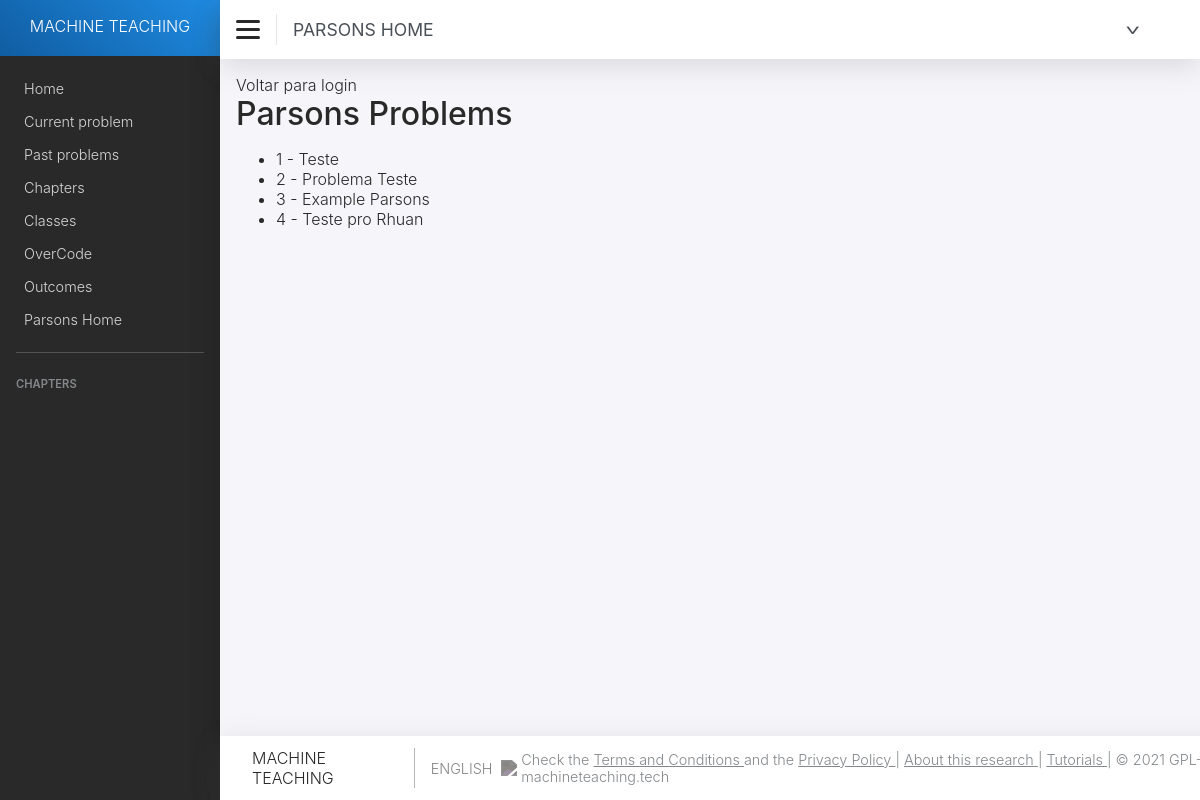
The app's page /parsons/ (signed in), older data.
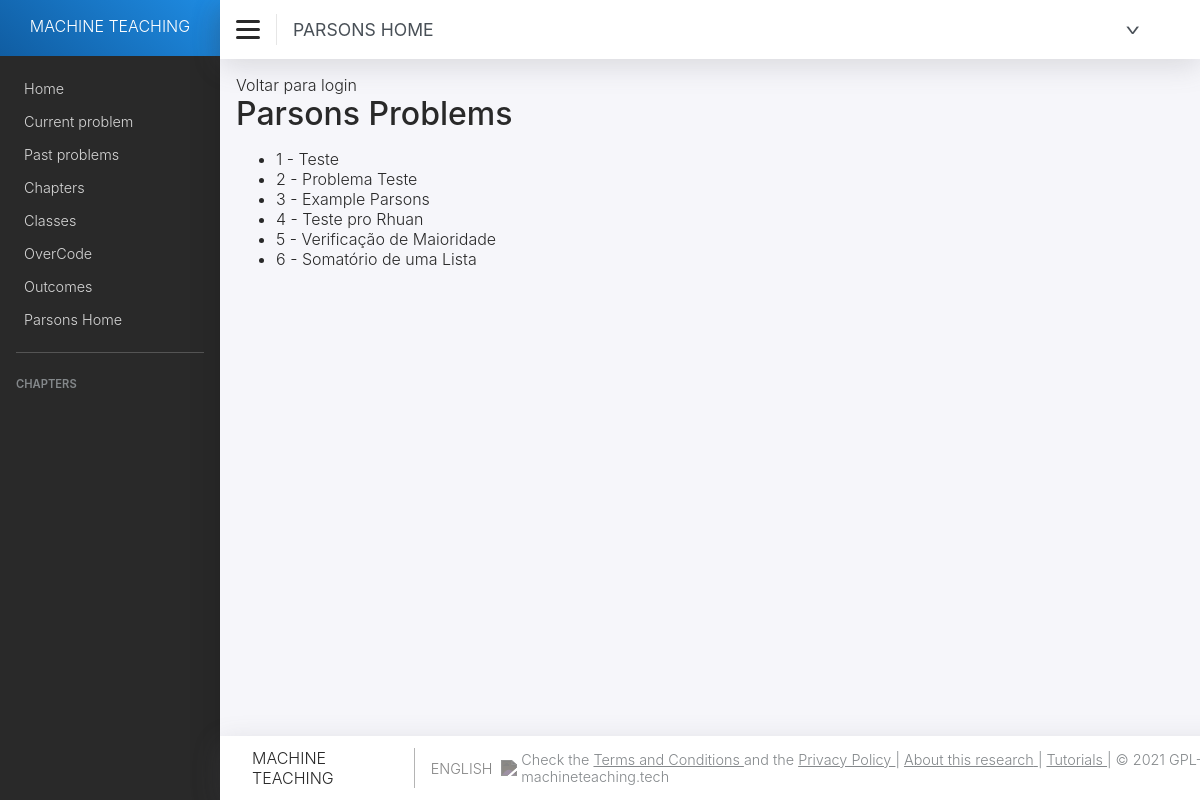
The same page, newer data.
### parsons/models.py (models this page shows, shortened)
class Problem(models.Model):
    QUESTION_TYPES = (("C", "Code"),
                      ("M", "Multiple Choice"),
                      ("T", "Text"),
                      ("P", "Parsons Problem"))
    question_type = models.CharField(max_length=2, choices=QUESTION_TYPES,
                                     default="C")
    title = models.CharField(max_length=200, blank=False)
    content = models.TextField(blank=False)
    options = models.TextField(blank=True)
    difficulty = models.CharField(max_length=200, blank=True)
    link = models.URLField(blank=True)
    retrieved_date = models.DateTimeField(blank=True, auto_now_add=True)
    crawler = models.CharField(max_length=200, blank=True)
    hint = models.TextField(blank=True)
    objects = ProblemManager()
    chapter = models.ManyToManyField(Chapter, through='ExerciseSet')
    test_case_generator = models.TextField(blank=True, null=True)
    history = HistoricalRecords()
    class Meta:
        verbose_name = ('Problem')
        verbose_name_plural = ('Problems')

### parsons/views.py (the view)
# urls.py: path('', views.parsons_home, name='parsons_home'),
@login_required
def parsons_home(request):
    problemas = Problem.objects.filter(question_type='P').order_by('id')
    return render(request, 'parsons_home.html', {
        'title': 'Parsons Home',
        'problemas': problemas,
    })

### parsons/templates/parsons_home.html
{% extends "base.html" %}
{% block content %}
  <div class="parsons-home">
    <div class="parsons-home-nav">
      <a class="button-secondary" href="{% url 'login' %}">Voltar para login</a>
    </div>
    <h1>Parsons Problems</h1>
    {% if problemas %}
      <ul class="parsons-list">
        {% for problema in problemas %}
          <li>
            <a href="{% url 'show_problem' problema.id %}">{{ problema.id }} - {{ problema.title }}</a>
          </li>
        {% endfor %}
      </ul>
    {% else %}
      <p>Não há problemas Parsons disponíveis.</p>
    {% endif %}
  </div>
{% endblock %}

### parsons/templates/base.html (shortened to what this page needs)
<!doctype html>
{% load static i18n %}
<html lang="pt-br">
<head>
  <link rel="stylesheet" type="text/css" href="{% static 'css/styles.css' %}" />
</head>
<body>
  <div class="sidebar">
    <a href="http://machineteaching.tech" class="brand">Machine Teaching</a>
    <div class="menu-container">
      <ul class="menu">
        <a class="menu-item" href="#">{% blocktrans %}Home{% endblocktrans %}</a>
        <a class="menu-item" href="#">{% blocktrans %}Current problem{% endblocktrans %}</a>
        <a class="menu-item" href="#">{% blocktrans %}Past problems{% endblocktrans %}</a>
        <a class="menu-item" href="#">{% blocktrans %}Chapters{% endblocktrans %}</a>
        {% if perms.questions.view_userlogview %}
        <a class="menu-item" href="#">{% blocktrans %}Classes{% endblocktrans %}</a>
        <a class="menu-item" href="#">OverCode</a>
        {% endif %}
        <a class="menu-item" href="{% if perms.questions.view_userlogview %}#{% else %}#{% endif %}">{% blocktrans %}Outcomes{% endblocktrans %}</a>
        <a class="menu-item" href="{% url 'parsons_home' %}">{% blocktrans %}Parsons Home{% endblocktrans %}</a>
      </ul>
      <li class="menu-separator"></li>
      <div class="menu-title">
      </div>
    </div>
  </div>
  <div class="content">
    <div class="topbar">
      <div class="topbar-left">
        <span class="close" onclick="closeMenu()">
          <div class="menu-icon">
            <div></div>
            <div></div>
            <div></div>
          </div>
        </span>
        <span class="title">{{ title }}</span>
      </div>
      <div class="topbar-right">
        <span class="name"><span>></span>
        </span>
      </div>
    </div>
    <div class="layout-content">{% block content %} {% endblock %}</div>
    <div class="footer" style="border-bottom: none">
      <div class="footer-left">
        <span class="footer-brand">Machine Teaching</span><span class="change-language"
          onclick="changeLanguage('{{language}}')">
          {% if language == 'en' %}Português {% else %}English{% endif %}
          <img src="{% static 'img/earth.png' %}" /></span>
      </div>
      <div class="footer-right">
        <span onclick="showConditions('{{language}}')">
        </span>
        <span onclick="showPrivacy('{{language}}')">
        </span>
        |
        <span>
          <a href="#">{% blocktrans %}About this research{% endblocktrans %}</a>
        </span>
        |
        <span onclick="showTutorials('{{language}}')">
        </span>
        | © 2021 {% blocktrans %}GPL-3.0 License{% endblocktrans %}:
        <a href="http://machineteaching.tech">machineteaching.tech</a>
      </div>
    </div>
  </div>
</body>
</html>

Row changes from the older to the newer data that the page shows:
added Problem: id "5", title "Verificação de Maioridade"
added Problem: id "6", title "Somatório de uma Lista"
